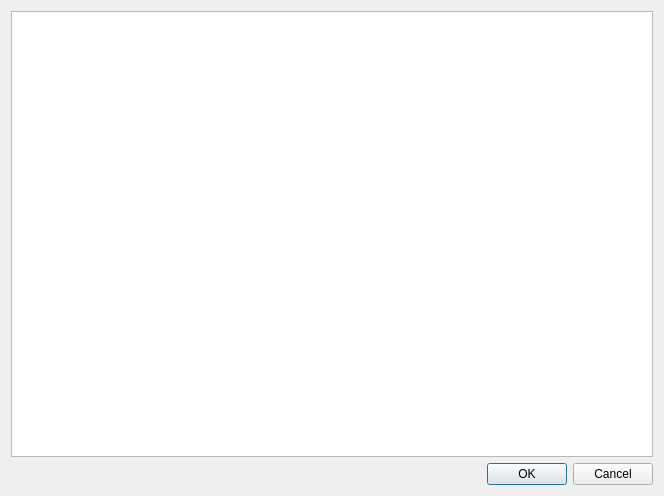
<?xml version="1.0" encoding="UTF-8"?>
<ui version="4.0">
 <class>EditJsonDialog</class>
 <widget class="QDialog" name="EditJsonDialog">
  <property name="geometry">
   <rect>
    <x>0</x>
    <y>0</y>
    <width>664</width>
    <height>496</height>
   </rect>
  </property>
  <property name="windowTitle">
   <string>Dialog</string>
  </property>
  <layout class="QVBoxLayout" name="verticalLayout">
   <item>
    <widget class="QTextEdit" name="textEdit"/>
   </item>
   <item>
    <widget class="QDialogButtonBox" name="buttonBox">
     <property name="orientation">
      <enum>Qt::Horizontal</enum>
     </property>
     <property name="standardButtons">
      <set>QDialogButtonBox::Cancel|QDialogButtonBox::Ok</set>
     </property>
    </widget>
   </item>
  </layout>
 </widget>
 <resources/>
 <connections>
  <connection>
   <sender>buttonBox</sender>
   <signal>accepted()</signal>
   <receiver>EditJsonDialog</receiver>
   <slot>accept()</slot>
   <hints>
    <hint type="sourcelabel">
     <x>248</x>
     <y>254</y>
    </hint>
    <hint type="destinationlabel">
     <x>157</x>
     <y>274</y>
    </hint>
   </hints>
  </connection>
  <connection>
   <sender>buttonBox</sender>
   <signal>rejected()</signal>
   <receiver>EditJsonDialog</receiver>
   <slot>reject()</slot>
   <hints>
    <hint type="sourcelabel">
     <x>316</x>
     <y>260</y>
    </hint>
    <hint type="destinationlabel">
     <x>286</x>
     <y>274</y>
    </hint>
   </hints>
  </connection>
 </connections>
</ui>
